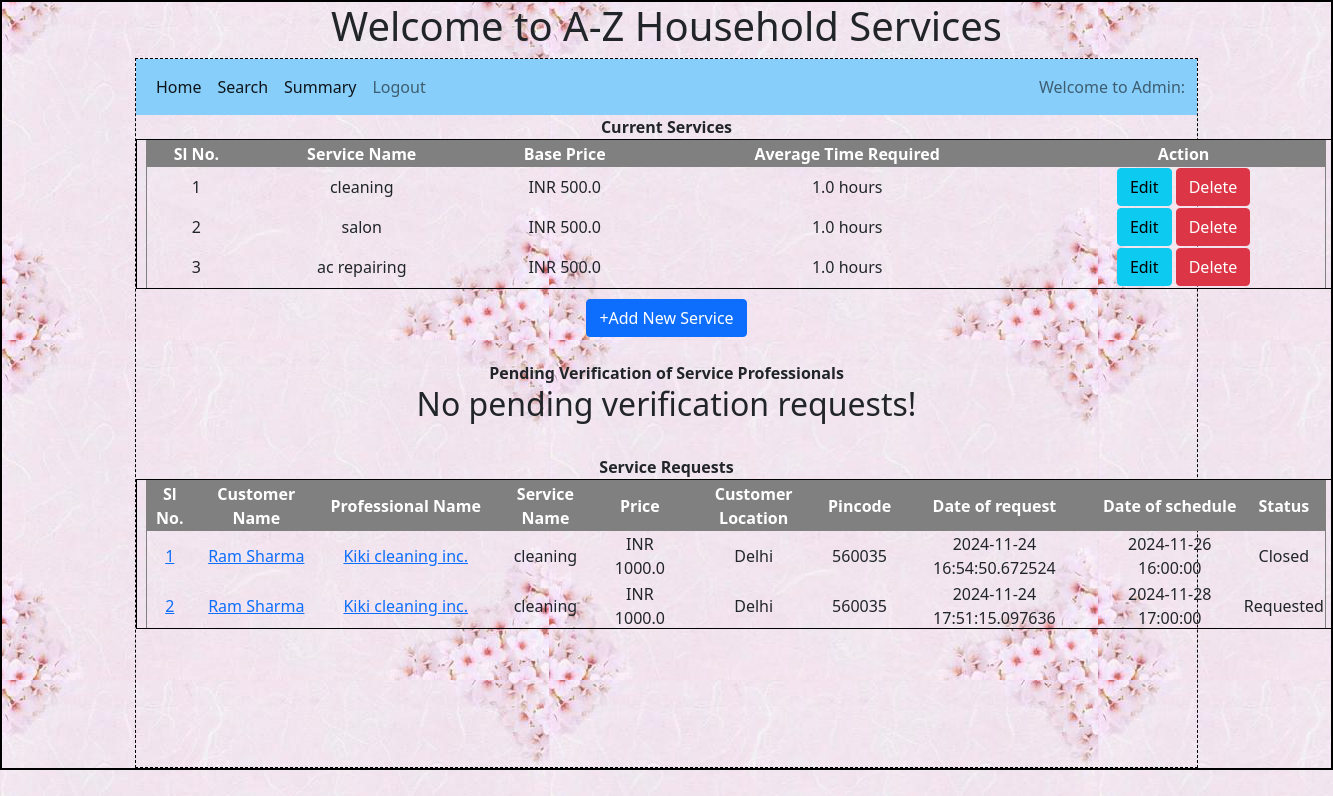
The page /admin/2 on the database as committed earlier.
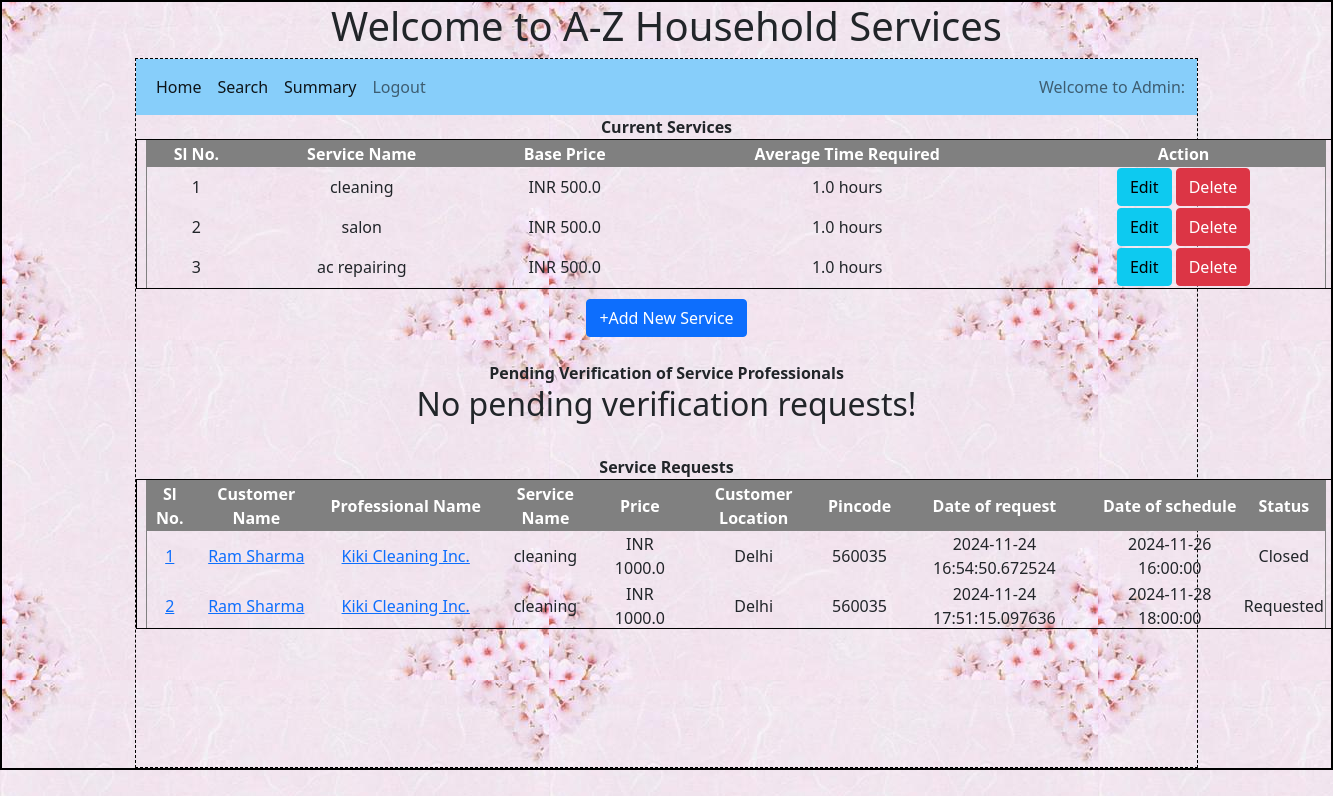
The same page on the database as committed later.
### backend/models.py (models this page shows)
class Service_request(db.Model):
    __tablename__ = 'service_request'
    id=db.Column(db.Integer,primary_key=True)
    customer_id=db.Column(db.Integer,db.ForeignKey('customer.id'), nullable = False)
    sp_id=db.Column(db.Integer,db.ForeignKey('service_professional.id'), nullable = False)
    date_of_request = db.Column(db.DateTime, default = datetime.now) # NEED TO CONFIRM on type
    service_id=db.Column(db.Integer,db.ForeignKey('service.id'), nullable = False)
    remarks = db.Column(db.String, nullable = False)
    date_of_schedule = db.Column(db.DateTime, nullable = False) # NEED TO CONFIRM on type
    date_of_completion = db.Column(db.DateTime)
    status = db.Column(db.String, default = 'Requested') # Requested , Assigned, Closed, Rejected
    sp_exit = db.Column(db.Integer, default = 0) # Not-exited - 0, Exited - 1
    ratings = db.relationship('Rating',  cascade = "all, delete", backref = 'service_request', lazy = True)

class Service_professional(db.Model):
    __tablename__ = 'service_professional' # If we do not define this, the model auto assigns name as lower case of class name
    id=db.Column(db.Integer,primary_key=True)
    email=db.Column(db.String,unique=True, nullable = False)
    name = db.Column(db.String, nullable = False)
    password = db.Column(db.String, nullable = False)
    role = db.Column(db.Integer, default =2)
    date_of_regn = db.Column(db.DateTime, default = datetime.now)
    doc_name = db.Column(db.String, nullable = False) ## TO BE UPDATED
    doc_data = db.Column(db.LargeBinary, nullable = False)
    service_name = db.Column(db.String, nullable = False)
    service_id = db.Column(db.Integer, db.ForeignKey('service.id'), nullable = False)
    description = db.Column(db.String, nullable = False)
    price = db.Column(db.Float, nullable = False)
    avg_time = db.Column(db.Float, nullable = False)
    exp_since = db.Column(db.Integer, nullable = False) # NEED TO CONFIRM on type
    location = db.Column(db.String, nullable = False)
    pin_code = db.Column(db.Integer, nullable = False)
    contact_number = db.Column(db.String, nullable = False)
    status = db.Column(db.String, default = 'Registered') # Registered - 0, Active - 1, Flagged - 2, Blocked - 3, Rejected - 4
    avg_ratings = db.Column(db.Float)
    sr = db.relationship('Service_request', cascade = 'all, delete', backref = 'service_professional', lazy = True)
    ratings = db.relationship('Rating', cascade = 'all, delete', backref = 'service_professional', lazy = True)

class Customer(db.Model):
    __tablename__ = 'customer' # If we do not define this, the model auto assigns name as lower case of class name
    id=db.Column(db.Integer,primary_key=True)
    email=db.Column(db.String,unique=True, nullable = False)
    name = db.Column(db.String, nullable = False)
    password = db.Column(db.String, nullable = False)
    role = db.Column(db.Integer, default =1) # admin - 0, customer - 1
    date_of_signup = db.Column(db.DateTime, default = datetime.now) # NEED TO CONFIRM on type
    contact_number = db.Column(db.String, nullable = False)
    location = db.Column(db.String, nullable = False)
    pin_code = db.Column(db.String, nullable = False)
    avg_ratings = db.Column(db.Float)
    status = db.Column(db.String, default = 'Active') # Active , Flagged ,  Blocked
    sr = db.relationship('Service_request', cascade = 'all, delete', backref = 'customer', lazy = True)
    ratings = db.relationship('Rating', cascade = 'all, delete', backref = 'customer', lazy = True)

class Service(db.Model):
    __tablename__ = 'service'
    id=db.Column(db.Integer,primary_key=True)
    name = db.Column(db.String, nullable = False)
    base_price = db.Column(db.Float, nullable = False)
    avg_time_req = db.Column(db.Float, nullable = False) # Time in hours
    description = db.Column(db.String, nullable = False)
    sp = db.relationship('Service_professional', cascade = "all, delete", backref = 'service', lazy = True)
    sr = db.relationship('Service_request', cascade = "all, delete", backref = 'service', lazy = True)

### backend/controllers.py (the view)
@app.route("/admin/<uname>")
def admin_dashboard(uname):
    services = Service.query.all()
    service_professionals1 = Service_professional.query.filter_by(status = 'Registered').all()
    service_professionals2 = Service_professional.query.filter_by(status = 'Rejected').all()
    service_professionals = service_professionals1 + service_professionals2
    service_requests = Service_request.query.all()
    return render_template('admin_dashboard.html', services=services, service_professionals = service_professionals, service_requests=service_requests, uname = uname)

### templates/admin_dashboard.html (shortened to what the changed rows need)
{%extends "admin_layout.html"%}
{%block content%}
                <div style="text-align: center; margin: auto;">
                    {% if services %}
                      <div style="width:1200px; height:150px; overflow-y:auto;margin: auto;margin-bottom: 10px; text-align: center; border: 1px solid black;">
                        <table cellspacing="0" cellpadding="1" border="1" width="1180" style="margin: auto;">
                          <tr style="color:white;background-color:grey;text-align: center;position: sticky;">
                            <th>Sl No.</th>
                            <th>Service Name</th>
                            <th>Base Price</th>
                            <th>Average Time Required</th>
                            <th>Action</th>
                        </tr>
                        </table>
                        {% else %}
                        <h2 style="margin: auto;text-align: center; border: 1px;">No services are added!</h2>
                    {% endif %}
                      </div>
                      <br>
                    {% if service_professionals %}
                      <div style="width:1200px; height:150px; overflow-y:auto;margin: auto;margin-bottom: 10px; text-align: center; border: 1px solid black;">
                        <table cellspacing="0" cellpadding="1" border="1" width="1180" style="margin: auto;">
                          <tr style="color:white;background-color:grey;text-align: center;position: sticky;">
                            <th>Sl No.</th>
                            <th>Name</th>
                            <th>Service Name</th>
                            <th>Experience Since</th>
                            <th>Base Price</th>
                            <th>Location</th>
                            <th>Document</th>
                            <th>Action</th>
                        </tr>
                          {% for sp in service_professionals %}
                        <tr>
                            <td><a href="/admin/sp_details/{{sp.id}}/{{uname}}">{{loop.index}}</a></td>
                            <td>{{sp.name}}</td>
                            <td>{{sp.service_name}}</td>
                            <td>{{sp.exp_since}}</td>
                            <td>INR {{sp.price}}</td>
                            <td>{{sp.location}}</td>
                            <td><a href="/admin/download/document/{{sp.id}}/{{uname}}">Download</a></td>
                            <td>
                              {%if sp.status == 'Registered'%}
                              <a href="/admin/service_professional/accept/{{sp.id}}/{{uname}}" type="button" class="btn btn-success">Accept</a>
                              <a href="/admin/service_professional/reject/{{sp.id}}/{{uname}}" type="button" class="btn btn-danger">Reject</a>
                              {%elif sp.status == 'Rejected'%}
                              <a href="#" type="button" class="btn btn-outline-danger">Rejected</a>
                              <a href="/admin/service_professional/accept/{{sp.id}}/{{uname}}" type="button" class="btn btn-outline-success">Accept</a>
                              {%endif%}
                            </td>
                        </tr>
                        {% endfor %}
                        </table>
                        {% else %}
                      <div style="margin: auto;text-align: center;border: 1px;"><h2>No pending verification requests!</h2></div>
                    {% endif %}
                      </div>
                    <br>
                      {% if service_requests %}
                      <div style="width:1200px; height:150px; overflow-y:auto;margin: auto;margin-bottom: 10px; text-align: center; border: 1px solid black;">
                        <table cellspacing="0" cellpadding="1" border="1" width="1180" style="margin: auto;">
                          <tr style="color:white;background-color:grey;text-align: center;position: sticky;">
                            <th>Sl No.</th>
                            <th>Customer Name</th>
                            <th>Professional Name</th>
                            <th>Service Name</th>
                            <th>Price</th>
                            <th>Customer Location</th>
                            <th>Pincode</th>
                            <th>Date of request</th>
                            <th>Date of schedule</th>
                            <th>Status</th>
                        </tr>
                          {% for sr in service_requests %}
                        <tr>
                            <td><a href="/admin/sr_details/{{sr.id}}/{{uname}}">{{loop.index}}</a></td>
                            <td><a href="/admin/customer_details/{{sr.customer_id}}/{{uname}}">{{sr.customer.name}}</a></td>
                            <td><a href="/admin/sp_details/{{sr.sp_id}}/{{uname}}">{{sr.service_professional.name}}</a></td>
                            <td>{{sr.service.name}}</td>
                            <td>INR {{sr.service_professional.price}}</td>
                            <td>{{sr.customer.location}}</td>
                            <td>{{sr.customer.pin_code}}</td>
                            <td>{{sr.date_of_request}}</td>
                            <td>{{sr.date_of_schedule}}</td>
                            <td>{{sr.status}}</td>
                        </tr>
                        {% endfor %}
                        </table>
                        {% else %}
                      <div style="margin: auto;text-align: center;border: 1px;"><h2>No service requests!</h2></div>
                    {% endif %}
                  </div>
                    </div>
                  </div>
  {%endblock%}

Rows that differ between the two databases and show on the page:
changed through a linked row, Service_request "Closed": service_professional.name "Kiki cleaning inc." → "Kiki Cleaning Inc."
changed Service_request "Requested": service_professional.name "Kiki cleaning inc." → "Kiki Cleaning Inc."; date_of_schedule "2024-11-28 17:00:00" → "2024-11-28 18:00:00"
